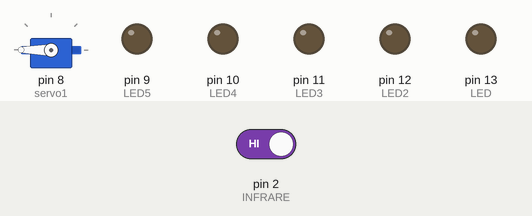
A sketch run on a simulated Arduino Uno, built with avr-gcc and run on an emulated ATmega328P. On the bench: servo, output pins drawn as LEDs (lit = HIGH). The test bench sets the inputs (shaded band); at power-on: pin 2 (INFRARE) HIGH.

Above: at 1.9 s.
2.0 s: pin 2 (INFRARE) driven LOW
At 2.8 s:
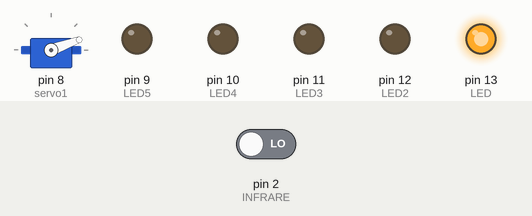
Timing chart, 0 to 5.0 s (numbered marks = the images above; inputs shaded):
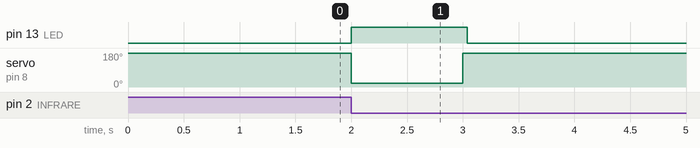

Measured:
- after the input at 2.0 s, pin 13 (LED): LOW → HIGH at once, → LOW 1.0 s later; servo on pin 8 (servo1): 180° → 20° at once, → 180° 1.0 s later

The sketch:

target_test2.ino
```cpp
#include <IRremoteInt.h> //for IR receiver
#include <IRremote.h>
#include<Servo.h> // for servo motor

Servo servo1;

const int INFRARE = 2;
const int LED = 13;
const int LED2 = 12;
const int LED3 = 11;
const int LED4 = 10;
const int LED5 = 9;

int val = 0;
int old_val = 0;
int mode = 0; // mode 0:手動モード 1:一定間隔モード 2:自動復帰モード 3:ゲームモード
int reset = 0;

//button
long button_power = 0xFFA25D; //reset
long button_0 = 0xFF6897;
long button_1 = 0xFF30CF;
long button_2 = 0xFF18E7;
long button_3 = 0xFF7A85;

void setup() {
  pinMode(INFRARE, INPUT); //赤外線センサ
  pinMode(LED, OUTPUT);
  pinMode(LED2, OUTPUT);
  pinMode(LED3, OUTPUT);
  pinMode(LED4, OUTPUT);
  pinMode(LED5, OUTPUT);

  servo1.attach(8);

}

void loop() {
  val = digitalRead(INFRARE); //赤外が来ると0
  if(servo1.read() < 170){ // position check
    servo1.write(180);
    delay(1000);
    digitalWrite(INFRARE, LOW);
  }

  if((val == 0) && (old_val == 1)){ //今押されたかつさっきまで押されてなかった
    digitalWrite(LED,HIGH);
    servo1.write(20);
    delay(1000);
    servo1.write(180);
    digitalWrite(INFRARE, LOW);
  }else{
    digitalWrite(LED,LOW);
  }
  old_val = val;
  delay(40);
}
```
